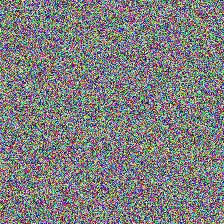
#> input picture backend/benchmarks/data/sample_face.jpg, 224 x 224 px
$ python generate_dataset.py --input-dir ../backend/benchmarks/data --output-dir out
#> lines starting #> are read from the running program, lines starting #| are printed output that depends on the picture
### synthetic_data_generator/generator.py
import cv2
import numpy as np
import random

from .augmentations import CCTV_AUGMENTATIONS
from backend.utils.face_io import read_image

class SyntheticDataGenerator:
    """
    Generates synthetic CCTV-like data from clean input images.
    """
    def __init__(self, num_augmentations_range=(2, 5)):
        """
        Initializes the generator.

        Args:
            num_augmentations_range (tuple): A (min, max) tuple for the number of
                                             random augmentations to apply to each image.
        """
        self.augmentations = CCTV_AUGMENTATIONS
        self.num_augmentations_range = num_augmentations_range

    def generate(self, image_path: str) -> np.ndarray:
        """
        Applies a random sequence of augmentations to an image.

        Args:
            image_path: Path to the input image.

        Returns:
            The augmented image as a NumPy array.
        """
        image = read_image(image_path)
#> image is the input picture: shape (224, 224, 3); mean B, G, R 127.1, 126.7, 127
        if image is None:
            raise FileNotFoundError(f"Image not found at {image_path}")

        num_to_apply = random.randint(*self.num_augmentations_range)
        augs_to_apply = random.sample(list(self.augmentations.values()), num_to_apply)

        for aug in augs_to_apply:
            image = aug(image)
#> this loop made 2 passes
#> pass 1, in generate, `image = aug(image)`:
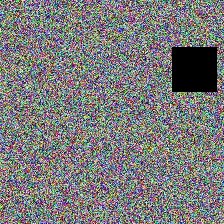
#> image: shape (224, 224, 3); mean B, G, R 121.9, 121.6, 121.9
#> pass 2, in change_brightness, `h, s, v = cv2.split(hsv)`:
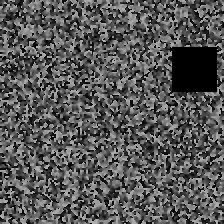
#> h: shape (224, 224); min 0, max 179, mean 86.5
#> pass 2, in change_brightness, `h, s, v = cv2.split(hsv)`:
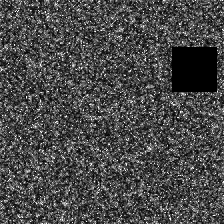
#> s: shape (224, 224); min 0, max 255, mean 72.7

        return image

    def save_image(self, image: np.ndarray, output_path: str):
        """Saves an image to the specified path."""
        cv2.imwrite(output_path, image)

### synthetic_data_generator/augmentations.py
import cv2
import numpy as np

def apply_gaussian_blur(image, kernel_size=(5, 5)):
    """Applies Gaussian blur to an image."""
    return cv2.GaussianBlur(image, kernel_size, 0)

def apply_motion_blur(image, kernel_size=15):
    """Applies motion blur to an image."""
    kernel = np.zeros((kernel_size, kernel_size))
    kernel[int((kernel_size - 1) / 2), :] = np.ones(kernel_size)
    kernel = kernel / kernel_size
    return cv2.filter2D(image, -1, kernel)

def add_gaussian_noise(image, mean=0, sigma=25):
    """Adds Gaussian noise to an image."""
    row, col, ch = image.shape
    gauss = np.random.normal(mean, sigma, (row, col, ch))
    noisy = image + gauss
    return np.clip(noisy, 0, 255).astype(np.uint8)

def change_brightness(image, value=30):
    """Changes the brightness of an image. Use negative value to darken."""
    hsv = cv2.cvtColor(image, cv2.COLOR_BGR2HSV)
    h, s, v = cv2.split(hsv)

    lim = 255 - value
    v[v > lim] = 255
    v[v <= lim] += value
    v[v < 0] = 0

    final_hsv = cv2.merge((h, s, v))
    return cv2.cvtColor(final_hsv, cv2.COLOR_HSV2BGR)

def apply_jpeg_compression(image, quality=50):
    """Simulates JPEG compression artifacts."""
    encode_param = [int(cv2.IMWRITE_JPEG_QUALITY), quality]
    _, encimg = cv2.imencode('.jpg', image, encode_param)
    return cv2.imdecode(encimg, 1)

def add_occlusion(image, size_fraction=0.2):
    """Adds a black rectangle to occlude part of the image."""
    h, w, _ = image.shape
    occ_h, occ_w = int(h * size_fraction), int(w * size_fraction)

    x1 = np.random.randint(0, w - occ_w)
    y1 = np.random.randint(0, h - occ_h)

    occluded_image = image.copy()
    cv2.rectangle(occluded_image, (x1, y1), (x1 + occ_w, y1 + occ_h), (0, 0, 0), -1)
    return occluded_image


CCTV_AUGMENTATIONS = {
    "gaussian_blur": apply_gaussian_blur,
    "motion_blur": apply_motion_blur,
    "gaussian_noise": add_gaussian_noise,
    "low_light": lambda img: change_brightness(img, value=-50),
    "high_exposure": lambda img: change_brightness(img, value=50),
    "jpeg_compression": apply_jpeg_compression,
    "occlusion": add_occlusion,
}

### backend/utils/face_io.py
from pathlib import Path
import cv2
import numpy as np
import contextlib
import os
import sys
from typing import Iterable, Tuple


# [11 lines left out: functions iter_images, id_from_path, not called in this run]


def save_aligned_rgb112(aligned_rgb, out_path: Path):
    out_path.parent.mkdir(parents=True, exist_ok=True)
    cv2.imwrite(str(out_path), aligned_rgb[:, :, ::-1])  # RGB->BGR for OpenCV


def read_image(path: Path):
    """Read image in a Windows/unicode-safe way and return an OpenCV BGR image or None.

    Uses numpy.fromfile + cv2.imdecode which avoids issues with OpenCV not supporting
    wide/unicode paths on some Windows builds. Accepts a Path or string.
    """
    p = str(path)
    try:
        arr = np.fromfile(p, dtype=np.uint8)
        if arr.size == 0:
            return None

        # libpng prints warnings (e.g. "iCCP: known incorrect sRGB profile")
        # at the C-level to stderr (fd 2). Python's redirect_stderr won't
        # capture those; temporarily redirect the OS-level stderr fd to
        # os.devnull while calling cv2.imdecode to fully silence them.
        @contextlib.contextmanager
        def _suppress_c_stderr():
            try:
                err_fd = sys.stderr.fileno()
            except Exception:
                # sys.stderr not a real fd, fallback
                yield
                return
            devnull_fd = os.open(os.devnull, os.O_RDWR)
            saved_fd = os.dup(err_fd)
            try:
                os.dup2(devnull_fd, err_fd)
                yield
            finally:
                os.dup2(saved_fd, err_fd)
                os.close(saved_fd)
                os.close(devnull_fd)

        with _suppress_c_stderr():
            img = cv2.imdecode(arr, cv2.IMREAD_COLOR)
        return img
    except Exception:
        # fallback to regular imread for other platforms
        try:
            return cv2.imread(p)
        except Exception:
            return None

### synthetic_data_generator/generate_dataset.py
import argparse
import os
from tqdm import tqdm

from .generator import SyntheticDataGenerator

def main(args):
    """
    Main script to generate a synthetic dataset.
    It iterates through an input directory of images, applies a number of
    random augmentations to each, and saves the results in an output directory.
    """
    if not os.path.exists(args.output_dir):
        os.makedirs(args.output_dir)

    generator = SyntheticDataGenerator()

    image_files = [f for f in os.listdir(args.input_dir) if f.lower().endswith(('.png', '.jpg', '.jpeg'))]

    print(f"Found {len(image_files)} images in {args.input_dir}.")
    print(f"Generating {args.variants} variants for each image.")

    for image_file in tqdm(image_files, desc="Generating Synthetic Data"):
        input_path = os.path.join(args.input_dir, image_file)
        base_name, ext = os.path.splitext(image_file)

        for i in range(args.variants):
            try:
                synthetic_image = generator.generate(input_path)
                output_filename = f"{base_name}_variant_{i+1}{ext}"
                output_path = os.path.join(args.output_dir, output_filename)
                generator.save_image(synthetic_image, output_path)
            except Exception as e:
                print(f"Could not process {image_file}: {e}")

    print(f"\nSynthetic dataset generation complete. Output saved to {args.output_dir}")


if __name__ == "__main__":
    parser = argparse.ArgumentParser(description="Generate a synthetic CCTV-like dataset.")
    parser.add_argument("--input-dir", type=str, required=True, help="Directory containing the original, clean images.")
    parser.add_argument("--output-dir", type=str, required=True, help="Directory to save the generated synthetic images.")
    parser.add_argument("--variants", type=int, default=10, help="Number of synthetic variants to create per input image.")

    args = parser.parse_args()
    main(args)
